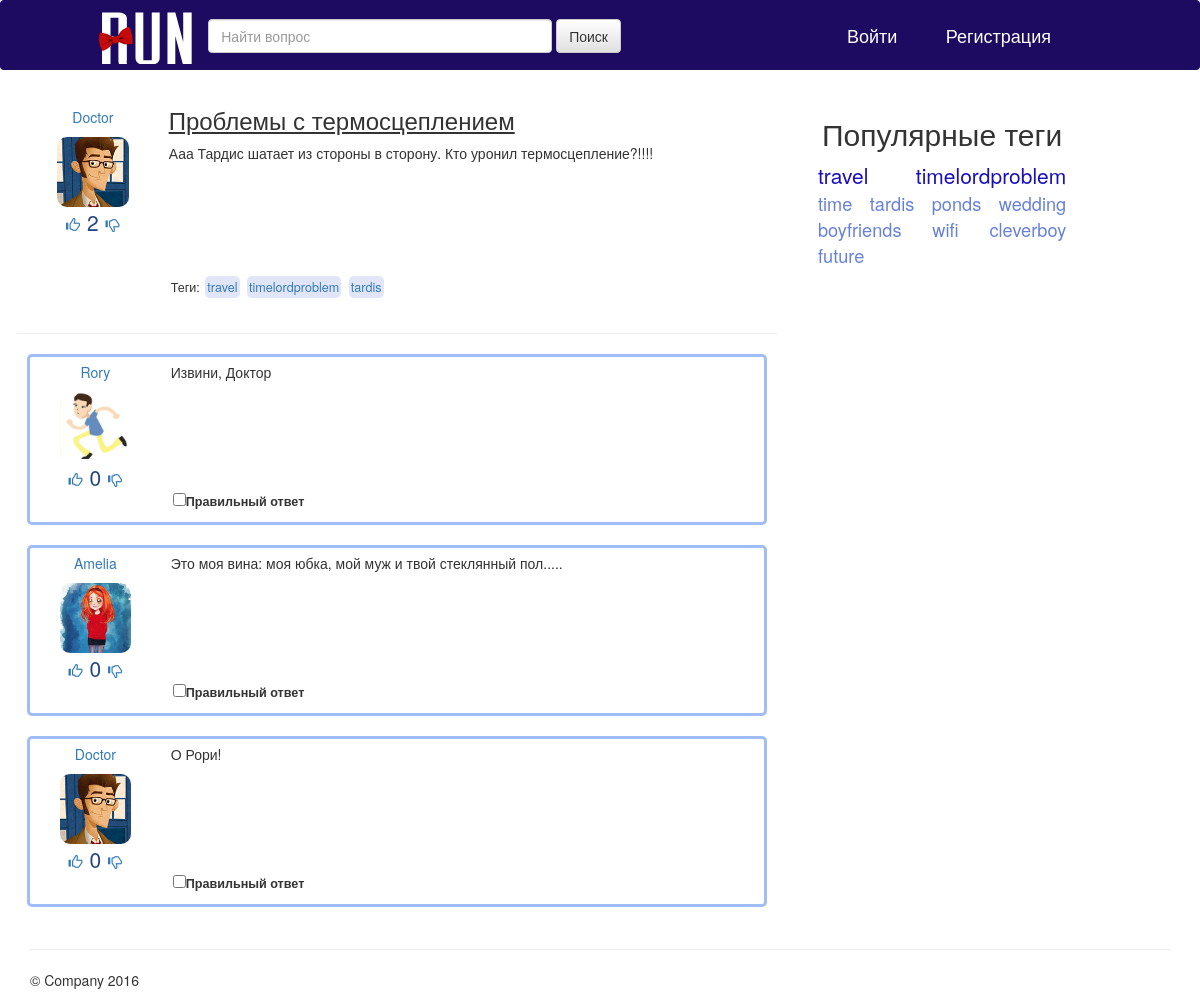
Page /question/6/ on the committed database.
### ask_app/models.py (models this page shows, shortened)
class Question(models.Model):
	title= models.CharField(max_length=100,verbose_name=u'Title')
	text= models.TextField(verbose_name=u'Text')
	author = models.ForeignKey('Profile')
	tags=models.ManyToManyField(Tag)
	rating=models.IntegerField(default=0,verbose_name=u'Rating')
	date=models.DateTimeField(auto_now_add=True, verbose_name=u'Date')
	objects=QuestionManager()
	class Meta:
		verbose_name=u'Question'
		verbose_name_plural=u'Questions'

class Profile(models.Model):
	user = models.OneToOneField(User)
	nickname=models.CharField(max_length=30, verbose_name=u'Nickname')
	avatar=models.ImageField(upload_to='avatars/', blank=True, verbose_name=u'Avatar')
	email=models.EmailField(blank=True, verbose_name=u'Email')
	objects=ProfileManager()
	class Meta:
		verbose_name=u'Profile'
		verbose_name_plural=u'Profiles'
	def __unicode__(self):
		return  "{}".format(self.nickname)

class Tag(models.Model):
	value=models.CharField(max_length=15,verbose_name=u'Tag')
	objects=TagManager()
	class Meta:
		verbose_name=u'Tag'
		verbose_name_plural=u'Tags'
	def __unicode__(self):
		return "{}".format(self.value)

class Answer(models.Model):
	text= models.TextField(verbose_name=u'Text')
	author = models.ForeignKey('Profile',verbose_name=u'User')
	rating=models.IntegerField(default=0,verbose_name=u'Rating')
	question=models.ForeignKey('Question',default=0,verbose_name=u'Question')
	isTrue=models.BooleanField(default=False)
	objects=AnswerManager()
	class Meta:
		verbose_name=u'Answer'
		verbose_name_plural=u'Answers'

### ask_app/views.py (the view)
# urls.py: url(r'^question/(?P<question_id>[0-9]+)/$', views.question_detail, name='question_detail'),
def question_detail(request, question_id):
	question_details=Question.objects.get_question_by_id(question_id)
	popular_tag=Tag.objects.get_popular_tag()
	popular_users=Profile.objects.get_popular_users()
	comments=Answer.objects.get_answers_by_id_question(question_id)
	context={'question_details':question_details,'comments':comments,'isAuth':auth.get_user(request).username, 'popular_tag':popular_tag, 'popular_users':popular_users}
	return render(request, 'question.html', context)

### ask_app/models.py (called while the page is built)
	def get_question_by_id(self, q_id):
		q=self.get(pk=q_id)
		q.answer_count=AnswerManager.get_count_of_answers(Answer.objects,q_id)
		q.tag_list_temp=TagManager.get_tags_by_id_question(Tag.objects,q_id)
		q.tag_list=[]
		for tag in q.tag_list_temp:
			q.tag_list.append(str(tag.value))
		return q

	def get_answers_by_id_question(self, q_id):
		a_list=self.filter(question=q_id).order_by('-rating')[:20]
		return a_list

	def get_count_of_answers(self, q_id):
		a=self.filter(question=q_id).count()
		return a

	def get_tags_by_id_question(self, q_id):
		return self.filter(question=q_id)

	def get_popular_tag(self):
		t_list= self.annotate(question_count=Count('question')).order_by('-question_count')[:10]
		for tag in t_list:
			if tag.question_count>2:
				tag.many=True
			else:
				tag.many=False
		return t_list

	def get_popular_users(self):
		return self.annotate(question_count=Count('question')).order_by('-question_count')[:5]

### templates/question.html (shortened to what this page needs)
{% extends "base.html" %}
{% block content %}
      <div class="row" id="question" >
        <div class="col-md-2">
           <a href=#><p align="center">{{question_details.author}}</p>
          {% if question_details.author.avatar%}
          	<div class="block-avatar"><img id="avatar"src="{{ question_details.author.avatar.url }}" border="0"></div>
	  {% else %}
		<div class="block-avatar"><img id="avatar"src="/static/img/avatar.png" border="0"></div>
	  {% endif %}
          <div align ="center"  >
            <a href=#> <span  class="glyphicon glyphicon-thumbs-up" ></span></a>
	    <span id="rating">{{question_details.rating}}</span>
            <a href=#> <span class="glyphicon glyphicon-thumbs-down" ></span></a>
          </div>
        </div>
        <div class="col-md-10" >
          <h3 id ="question-header">{{question_details.title}}</h3>
          <p align="justify" id="question-text">{{question_details.text}}</p>
          <div id="question-bottom">
           Теги: {% for tag in question_details.tag_list %}
            <a href="{% url 'tag' tag%}" id="tags"> {{tag}}</a>
            {% endfor %}
          </div>
        </div>
      </div>
      <hr>
{% for comment in comments %}
{% if comment.isTrue %}
      <div class="row" id="answer_true" >
        <div class="col-md-2">
         <a href=#><p align="center"> {{comment.author}}</p>
          {% if comment.author.avatar%}
          	<div class="block-avatar"><img id="avatar"src="{{ comment.author.avatar.url }}" border="0"></div>
	  {% else %}
		<div class="block-avatar"><img id="avatar"src="/static/img/avatar.png" border="0"></div>
	  {% endif %}
          <div align ="center"  >
            <a href=#> <span  class="glyphicon glyphicon-thumbs-up" ></span></a>
	    <span id="rating">{{comment.rating}}</span>
            <a href=#> <span class="glyphicon glyphicon-thumbs-down" ></span></a>
          </div>
        </div>
        <div class="col-md-10" >
          <p align="justify" id="question-text">{{comment.text}}</p>
          <div id="question-bottom">
            <div id="correct_answer"><a href=#> <span style="color: green" class="glyphicon glyphicon-ok" ></span></a><span style="color: green; margin-left:5px">Правильный ответ</span></div>
          </div>
        </div>
      </div>
{% else %}
      <div class="row" id="answer" >
        <div class="col-md-2">
          <a href=#><p align="center">{{comment.author}}</p>
          {% if comment.author.avatar%}
          	<div class="block-avatar"><img id="avatar"src="{{ comment.author.avatar.url }}" border="0"></div>
	  {% else %}
		<div class="block-avatar"><img id="avatar"src="/static/img/avatar.png" border="0"></div>
	  {% endif %}
          <div align ="center" >
            <a href=#> <span  class="glyphicon glyphicon-thumbs-up" ></span></a>
	    <span id="rating">{{comment.rating}}</span>
            <a href=#> <span class="glyphicon glyphicon-thumbs-down" ></span></a>
          </div>
        </div>
        <div class="col-md-10" >
          <div align="justify" id="question-text">{{comment.text}}</div>
          <span id="question-bottom">
                  <input type="checkbox"><label> Правильный ответ</label>
          </span>
        </div>
      </div>
{% endif %}
{%endfor %}
{% endblock content %}

### templates/base.html (shortened to what this page needs)
<!DOCTYPE html>
<html lang="en">
<head>
<link href="/static/css/bootstrap.css" rel="stylesheet">
<link href="/static/css/bootstrap-responsive.css" rel="stylesheet">
 <link href="/static/css/bootstrap-theme.css" rel="stylesheet">
<link href="/static/css/mycss.css" rel="stylesheet" !important  >
<body>
<nav class="navbar">
    <div class="container">
     <div class="row">
      <div class="col-md-1"></div>
       <div class="col-md-7">
        <div class="navbar-brand" >
	<a href="/../../">{% include "run.svg" %}</a></div>
        <form class="navbar-form navbar-left" role="search">
          <div class="form-group" >
            <input type="search" size="40px" class="form-control" placeholder="Найти вопрос">
            <button type="submit" class="btn btn-default">Поиск</button>
          </div>
        </form>
          {% if isAuth%}
       </div>
        <div class="col-md-1 navbar-user" >
          <div id="navbar-avatar-block" align="right"><a href=#><img  id="navbar-avatar" src="/static/img/avatar.png" border="0"> </a></div>
        </div>
        <div class="col-md-1 navbar-user" >
         <p id="navbar-autho"> <a style="color:#FFFFFF" href="/../../settings" >Настройки </a> </p>
         <p id="navbar-autho"> <a style="color:#FFFFFF" href="/../../logout" >Выйти</a> </p>
        </div>
	<form class="navbar-form navbar-left" role="ask">
            <div class="form-group">
               <a href="../../ask" class="btn btn-info">Задать вопрос</a>
            </div>
          </form>
        {% else %}
      </div>
           <div class="col-sm-1" id="navbar-login">
            <h4><a href="../../login"  style="color:white">Войти</a></h4>
	   </div>
	   <div class="col-sm-1" id="navbar-login">
            <h4> <a href="../../signup"  style="color:white">Регистрация</a></h4>
           </div>
        {% endif %}
    </div>
    </div>
  </nav>
<div class="container">
  <div class="row">
    <div class="col-md-8" id="main">
     {% block content %} {% endblock %}
    </div>
     <div class="col-md-3" >
      <div align="center" id="right">
	{% if popular_tag %}
        <h2>Популярные теги</h2>
          <div align="justify">
	  {% for tag in popular_tag %}
		{% if tag.many %}
	         <a id="poptag_h1" href="{% url 'tag' tag%}" >{{tag.value}}</a>
		{% else %}
		<a id="poptag_h2" href="{% url 'tag' tag.value%}" >{{tag.value}}</a>
            	{% endif %}
	  {% endfor %}
          </div>
	{% endif %}
      </div>
      <div align="center" id="right">
      </div>
    </div>
  </div>
<hr>
<footer>
<p>&copy; Company 2016</p>
</footer>
</div>
</body>
</html>

### static/css/mycss.css (style rules this page uses)
body { padding-top: 0px; }
.navbar { height:70px; padding-top:10px; padding-bottom:10px; background: #1C0B60; }
.navbar-brand { padding:0px; }
#avatar { border-radius: 10px; position: absolute; width:100%; height: 100%; }
#right { padding: 5px; margin: 2px; }
#main { margin:2px; }
#question { padding: 5px; margin:10px 10px 30px 10px; }
#answer { border: 3px solid #a0bdf8; border-radius:5px; padding: 5px; margin:10px 10px 20px 10px; }
#question-header { text-decoration: underline; margin-top:0px; }
#question-bottom { position:absolute; bottom:0px; margin:2px; font-size:90%; }
#question-text { min-height: 130px; padding-bottom:10px; margin-bottom:25px; }
#tags { padding:2px; margin:2px; background:#E0E6F8; border-radius: 5px; }
#rating { color:#234584; font-size:150%; padding: 3px; }
#poptag_h1 { color:#190fbc; font-size:150%; padding:2px; }
#poptag_h2 { color:#6781db; font-size:130%; padding:2px; }
#navbar-login { padding-left:57px; padding-top:5px; }
.block-avatar { height:70px; position:relative; margin-left:10px; margin-right:10px; }

### rows in the picture
Question: author "Doctor", author.avatar (picture), rating "2", title "Проблемы с термосцеплением", text "Ааа Тардис шатает из стороны в сторону. Кто уронил термосцепление?!!!!"
Tag: tag_list "travel", value "travel"
Tag: tag_list "timelordproblem", value "timelordproblem"
Tag: tag_list "tardis", value "tardis"
Answer: author "Rory", author.avatar (picture), rating "0", text "Извини, Доктор"
Answer: author "Amelia", author.avatar (picture), rating "0", text "Это моя вина: моя юбка, мой муж и твой стеклянный пол....."
Answer: author "Doctor", author.avatar (picture), rating "0", text "О Рори!"
Tag: value "time"
Tag: value "ponds"
Tag: value "wedding"
Tag: value "boyfriends"
Tag: value "wifi"
Tag: value "cleverboy"
Tag: value "future"
